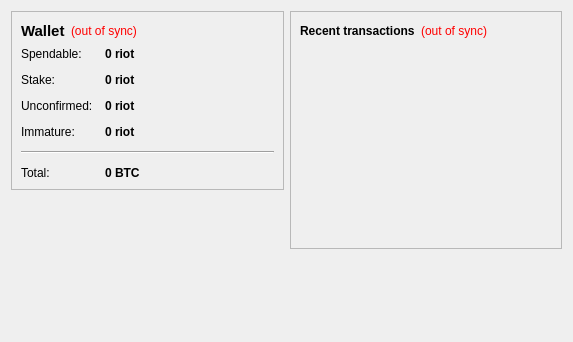
<?xml version="1.0" encoding="UTF-8"?>
<ui version="4.0">
 <class>OverviewPage</class>
 <widget class="QWidget" name="OverviewPage">
  <property name="geometry">
   <rect>
    <x>0</x>
    <y>0</y>
    <width>573</width>
    <height>342</height>
   </rect>
  </property>
  <property name="windowTitle">
   <string>Form</string>
  </property>
  <layout class="QHBoxLayout" name="horizontalLayout" stretch="1,1">
   <item>
    <layout class="QVBoxLayout" name="verticalLayout_2">
     <item>
      <widget class="QFrame" name="frame">
       <property name="frameShape">
        <enum>QFrame::StyledPanel</enum>
       </property>
       <property name="frameShadow">
        <enum>QFrame::Raised</enum>
       </property>
       <layout class="QVBoxLayout" name="verticalLayout_4">
        <item>
         <layout class="QHBoxLayout" name="horizontalLayout_4">
          <item>
           <widget class="QLabel" name="label_5">
            <property name="font">
             <font>
              <pointsize>11</pointsize>
              <weight>75</weight>
              <bold>true</bold>
             </font>
            </property>
            <property name="text">
             <string>Wallet</string>
            </property>
           </widget>
          </item>
          <item>
           <widget class="QLabel" name="labelWalletStatus">
            <property name="toolTip">
             <string>The displayed information may be out of date. Your wallet automatically synchronizes with the DevasCoin network after a connection is established, but this process has not completed yet.</string>
            </property>
            <property name="styleSheet">
             <string notr="true">QLabel { color: red; }</string>
            </property>
            <property name="text">
             <string notr="true">(out of sync)</string>
            </property>
            <property name="alignment">
             <set>Qt::AlignLeading|Qt::AlignLeft|Qt::AlignVCenter</set>
            </property>
           </widget>
          </item>
          <item>
           <spacer name="horizontalSpacer_2">
            <property name="orientation">
             <enum>Qt::Horizontal</enum>
            </property>
            <property name="sizeHint" stdset="0">
             <size>
              <width>40</width>
              <height>20</height>
             </size>
            </property>
           </spacer>
          </item>
         </layout>
        </item>
        <item>
         <layout class="QFormLayout" name="formLayout_2">
          <property name="fieldGrowthPolicy">
           <enum>QFormLayout::AllNonFixedFieldsGrow</enum>
          </property>
          <property name="horizontalSpacing">
           <number>12</number>
          </property>
          <property name="verticalSpacing">
           <number>12</number>
          </property>
          <item row="0" column="0">
           <widget class="QLabel" name="label">
            <property name="text">
             <string>Spendable:</string>
            </property>
           </widget>
          </item>
          <item row="0" column="1">
           <widget class="QLabel" name="labelBalance">
            <property name="font">
             <font>
              <weight>75</weight>
              <bold>true</bold>
             </font>
            </property>
            <property name="cursor">
             <cursorShape>IBeamCursor</cursorShape>
            </property>
            <property name="toolTip">
             <string>Your current spendable balance</string>
            </property>
            <property name="text">
             <string notr="true">0 riot</string>
            </property>
            <property name="textInteractionFlags">
             <set>Qt::LinksAccessibleByMouse|Qt::TextSelectableByKeyboard|Qt::TextSelectableByMouse</set>
            </property>
           </widget>
          </item>
          <item row="1" column="0">
           <widget class="QLabel" name="label_6">
            <property name="text">
             <string>Stake:</string>
            </property>
           </widget>
          </item>
          <item row="1" column="1">
           <widget class="QLabel" name="labelStake">
            <property name="font">
             <font>
              <weight>75</weight>
              <bold>true</bold>
             </font>
            </property>
            <property name="cursor">
             <cursorShape>IBeamCursor</cursorShape>
            </property>
            <property name="toolTip">
             <string>Total of coins that was staked, and do not yet count toward the current balance</string>
            </property>
            <property name="text">
             <string notr="true">0 riot</string>
            </property>
            <property name="textInteractionFlags">
             <set>Qt::LinksAccessibleByMouse|Qt::TextSelectableByKeyboard|Qt::TextSelectableByMouse</set>
            </property>
           </widget>
          </item>
          <item row="2" column="0">
           <widget class="QLabel" name="label_3">
            <property name="text">
             <string>Unconfirmed:</string>
            </property>
           </widget>
          </item>
          <item row="2" column="1">
           <widget class="QLabel" name="labelUnconfirmed">
            <property name="font">
             <font>
              <weight>75</weight>
              <bold>true</bold>
             </font>
            </property>
            <property name="cursor">
             <cursorShape>IBeamCursor</cursorShape>
            </property>
            <property name="toolTip">
             <string>Total of transactions that have yet to be confirmed, and do not yet count toward the current balance</string>
            </property>
            <property name="text">
             <string notr="true">0 riot</string>
            </property>
            <property name="textInteractionFlags">
             <set>Qt::LinksAccessibleByMouse|Qt::TextSelectableByKeyboard|Qt::TextSelectableByMouse</set>
            </property>
           </widget>
          </item>
          <item row="3" column="0">
           <widget class="QLabel" name="labelImmatureText">
            <property name="text">
             <string>Immature:</string>
            </property>
           </widget>
          </item>
          <item row="3" column="1">
           <widget class="QLabel" name="labelImmature">
            <property name="font">
             <font>
              <weight>75</weight>
              <bold>true</bold>
             </font>
            </property>
            <property name="toolTip">
             <string>Mined balance that has not yet matured</string>
            </property>
            <property name="text">
             <string notr="true">0 riot</string>
            </property>
            <property name="textInteractionFlags">
             <set>Qt::LinksAccessibleByMouse|Qt::TextSelectableByKeyboard|Qt::TextSelectableByMouse</set>
            </property>
           </widget>
          </item>
          <item row="4" column="0" colspan="2">
           <widget class="Line" name="line">
            <property name="orientation">
             <enum>Qt::Horizontal</enum>
            </property>
           </widget>
          </item>
          <item row="5" column="0">
           <widget class="QLabel" name="labelTotalText">
            <property name="text">
             <string>Total:</string>
            </property>
           </widget>
          </item>
          <item row="5" column="1">
           <widget class="QLabel" name="labelTotal">
            <property name="font">
             <font>
              <weight>75</weight>
              <bold>true</bold>
             </font>
            </property>
            <property name="cursor">
             <cursorShape>IBeamCursor</cursorShape>
            </property>
            <property name="toolTip">
             <string>Your current total balance</string>
            </property>
            <property name="text">
             <string notr="true">0 BTC</string>
            </property>
            <property name="textInteractionFlags">
             <set>Qt::LinksAccessibleByMouse|Qt::TextSelectableByKeyboard|Qt::TextSelectableByMouse</set>
            </property>
           </widget>
          </item>
         </layout>
        </item>
       </layout>
      </widget>
     </item>
     <item>
      <spacer name="verticalSpacer_3">
       <property name="orientation">
        <enum>Qt::Vertical</enum>
       </property>
       <property name="sizeHint" stdset="0">
        <size>
         <width>20</width>
         <height>40</height>
        </size>
       </property>
      </spacer>
     </item>
     <item>
      <widget class="QLabel" name="label_2">
       <property name="text">
        <string/>
       </property>
       <property name="pixmap">
        <pixmap resource="../bitcoin.qrc">:/images/backg</pixmap>
       </property>
       <property name="scaledContents">
        <bool>false</bool>
       </property>
       <property name="alignment">
        <set>Qt::AlignCenter</set>
       </property>
      </widget>
     </item>
     <item>
      <spacer name="verticalSpacer">
       <property name="orientation">
        <enum>Qt::Vertical</enum>
       </property>
       <property name="sizeHint" stdset="0">
        <size>
         <width>20</width>
         <height>40</height>
        </size>
       </property>
      </spacer>
     </item>
    </layout>
   </item>
   <item>
    <layout class="QVBoxLayout" name="verticalLayout_3">
     <item>
      <widget class="QFrame" name="frame_2">
       <property name="frameShape">
        <enum>QFrame::StyledPanel</enum>
       </property>
       <property name="frameShadow">
        <enum>QFrame::Raised</enum>
       </property>
       <layout class="QVBoxLayout" name="verticalLayout">
        <item>
         <layout class="QHBoxLayout" name="horizontalLayout_2">
          <item>
           <widget class="QLabel" name="label_4">
            <property name="text">
             <string>&lt;b&gt;Recent transactions&lt;/b&gt;</string>
            </property>
           </widget>
          </item>
          <item>
           <widget class="QLabel" name="labelTransactionsStatus">
            <property name="toolTip">
             <string>The displayed information may be out of date. Your wallet automatically synchronizes with the DevasCoin network after a connection is established, but this process has not completed yet.</string>
            </property>
            <property name="styleSheet">
             <string notr="true">QLabel { color: red; }</string>
            </property>
            <property name="text">
             <string notr="true">(out of sync)</string>
            </property>
            <property name="alignment">
             <set>Qt::AlignRight|Qt::AlignTrailing|Qt::AlignVCenter</set>
            </property>
           </widget>
          </item>
          <item>
           <spacer name="horizontalSpacer">
            <property name="orientation">
             <enum>Qt::Horizontal</enum>
            </property>
            <property name="sizeHint" stdset="0">
             <size>
              <width>40</width>
              <height>20</height>
             </size>
            </property>
           </spacer>
          </item>
         </layout>
        </item>
        <item>
         <widget class="QListView" name="listTransactions">
          <property name="styleSheet">
           <string notr="true">QListView { background: transparent; }</string>
          </property>
          <property name="frameShape">
           <enum>QFrame::NoFrame</enum>
          </property>
          <property name="verticalScrollBarPolicy">
           <enum>Qt::ScrollBarAlwaysOff</enum>
          </property>
          <property name="horizontalScrollBarPolicy">
           <enum>Qt::ScrollBarAlwaysOff</enum>
          </property>
          <property name="selectionMode">
           <enum>QAbstractItemView::NoSelection</enum>
          </property>
         </widget>
        </item>
       </layout>
      </widget>
     </item>
     <item>
      <spacer name="verticalSpacer_2">
       <property name="orientation">
        <enum>Qt::Vertical</enum>
       </property>
       <property name="sizeHint" stdset="0">
        <size>
         <width>20</width>
         <height>40</height>
        </size>
       </property>
      </spacer>
     </item>
    </layout>
   </item>
  </layout>
 </widget>
 <resources>
  <include location="../bitcoin.qrc"/>
 </resources>
 <connections/>
</ui>
